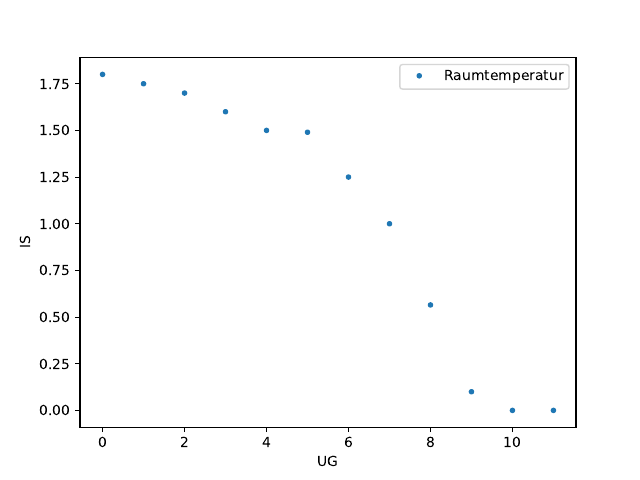

Generate this figure with Python:
import numpy as np 
import matplotlib.pyplot as plt    
UG, IS = np.genfromtxt('wendepunkt2.txt', unpack = True)

plt.plot(UG, IS, '.', label = 'Raumtemperatur')
plt.xlabel('UG')
plt.ylabel('IS')

plt.legend()
plt.savefig('wendepunkt2.pdf')